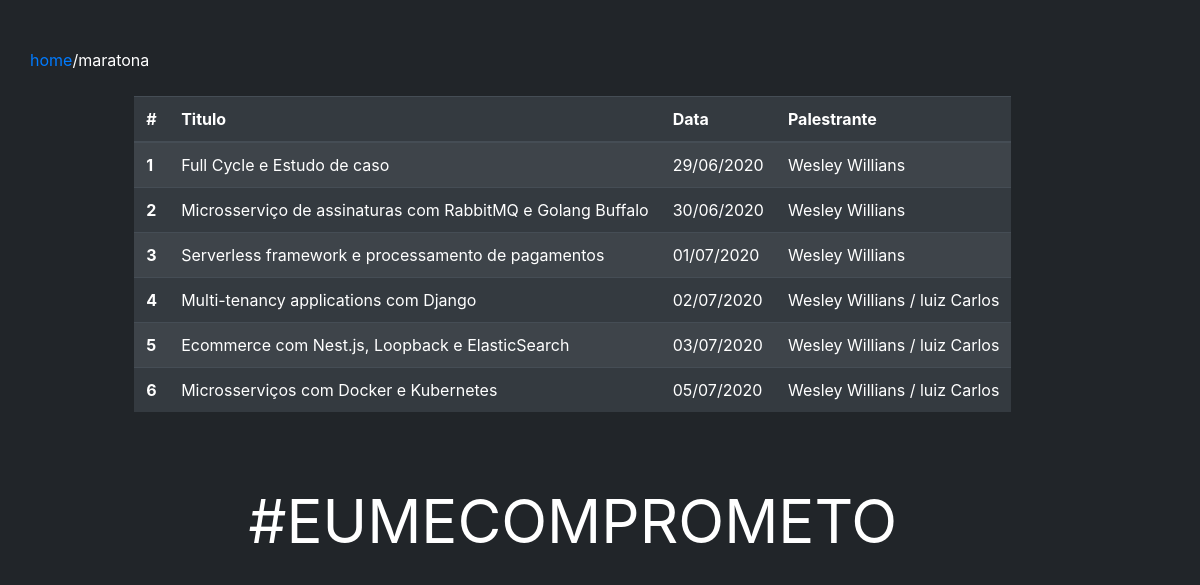
/maratona, run on the app's committed database.
### aulas/models.py (models this page shows)
class Aulas(models.Model):
    titulo = models.CharField(
        max_length=255,
        null=False,
        blank=False
    )
    data = models.CharField(
        max_length=255,
        null=False,
        blank=False
    )
    palestrante = models.CharField(
        max_length=14,
        null=False,
        blank=False
    )
    objects = models.Manager()

### webapp/views.py (the view)
# urls.py: path('maratona', views.listAulas, name="maratona"),
def listAulas(request):
    return render(request=request,
                  template_name="list_aulas.html",
                  context={"listAulas": Aulas.objects.all})

### webapp/templates/list_aulas.html (shortened to what this page needs)
{% load static %}
<html>
  <head>
    <link
      rel="stylesheet"
      href="https://stackpath.bootstrapcdn.com/bootstrap/4.5.0/css/bootstrap.min.css"
    />
  </head>
  <body style="background-color: #212529;">
    <div class="container">
      <div class="row mt-5" style="color: white;">
       <a href="/">home</a>/maratona
      <div>
      <div class="row">
        <table class="table table-striped table-dark mt-5">
          <thead>
            <tr>
              <th scope="col">#</th>
              <th scope="col">Titulo</th>
              <th scope="col">Data</th>
              <th scope="col">Palestrante</th>
            </tr>
          </thead>
          <tbody>
            {% for item in listAulas %}
            <tr>
              <th scope="row">{{ item.id }}</th>
              <td>{{ item.titulo }}</td>
              <td>{{ item.data }}</td>
              <td>{{ item.palestrante }}</td>
            </tr>
            {% endfor %}
          </tbody>
        </table>
      </div>
      <div style="width: 100%;" class="mt-5">
        <p class="text-center mx-auto d-block" style="font-size: 5vw; color: white;">#EUMECOMPROMETO</p>
      </div>
    </div>
  </body>
</html>

### data on the page
Aulas: id "1", titulo "Full Cycle e Estudo de caso", data "29/06/2020", palestrante "Wesley Willians"
Aulas: id "2", titulo "Microsserviço de assinaturas com RabbitMQ e Golang Buffalo", data "30/06/2020", palestrante "Wesley Willians"
Aulas: id "3", titulo "Serverless framework e processamento de pagamentos", data "01/07/2020", palestrante "Wesley Willians"
Aulas: id "4", titulo "Multi-tenancy applications com Django", data "02/07/2020", palestrante "Wesley Willians / luiz Carlos"
Aulas: id "5", titulo "Ecommerce com Nest.js, Loopback e ElasticSearch", data "03/07/2020", palestrante "Wesley Willians / luiz Carlos"
Aulas: id "6", titulo "Microsserviços com Docker e Kubernetes", data "05/07/2020", palestrante "Wesley Willians / luiz Carlos"
